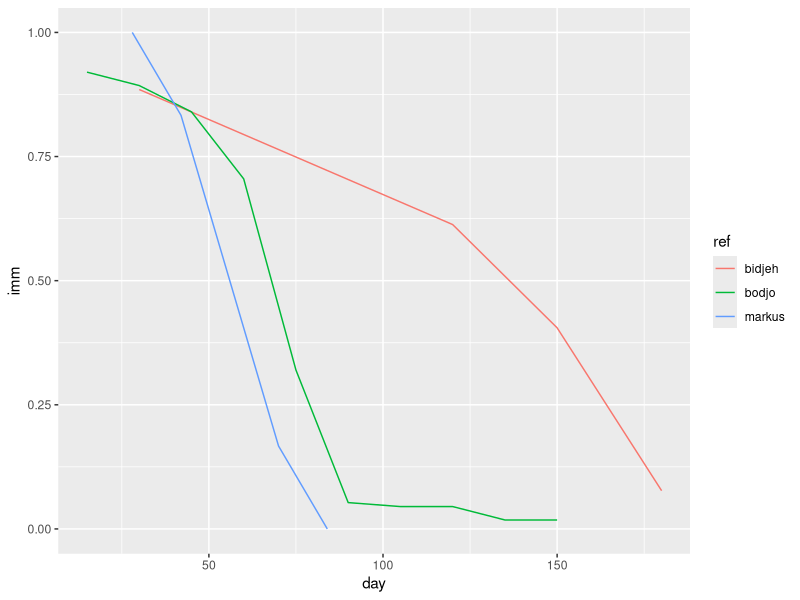
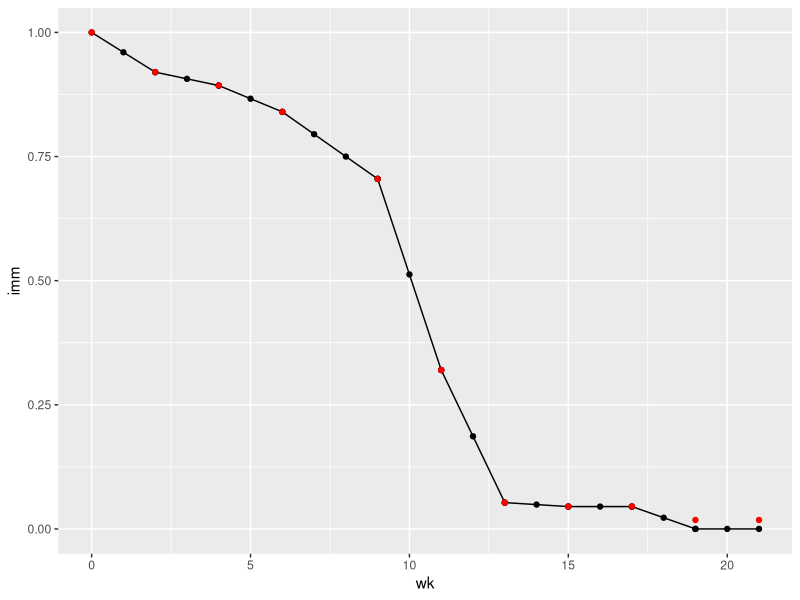

These figures' R source, in order:
## maternal immunity
# compute decay in maternal immunity based on empirical data

library(tidyverse)

# Bodjo: Tested duration of maternal immunity in 112 lambs up to 150 days after birth
bodjo <- data.frame(
  ref = "bodjo",
  day = seq(15,150,15),
  imm = c(0.92,0.893,0.84,0.705,0.32,0.053,0.045,0.045,0.018,0.018))

# 1,119 dams (17.5 % ewes and 82.5 % goats) were vaccinated with anti-PPR vaccine.
bidjeh <- data.frame(
  ref = "bidjeh",
  day = c(30,120,150,180),
  imm = c(0.885,0.613,0.405,0.077)
)

Markus <- data.frame(
  ref = "markus",
  day = c(28,42,56,70,84),
  imm = c(1,0.833,0.5,0.167,0)
)

mat_imm <- 
  as.data.frame(rbind(bodjo,
                      bidjeh,
                      Markus))
ggplot(mat_imm, aes(x=day, y = imm, col = ref))+geom_line()


# based on results calculate weekly decline in maternal immunity, following Bodjo data
bodjo_wk <- bodjo %>% 
  mutate(wk = round(day/7)) %>%
  rbind(c("bodjo", 0,1,0)) %>%
  mutate(day=as.numeric(day),
         imm = as.numeric(imm),
         wk = as.numeric(wk)) %>%
  # set imm for >4months to 0, following consensus of papers
  mutate(imm_data = imm,
         imm = ifelse(wk>17,0,imm_data),
         ) %>%
  arrange(day)

imm_decay <- data.frame(
  wk = numeric(),
  imm = numeric()
)

for(i in 2:nrow(bodjo_wk)){
  
  imm_dif <- bodjo_wk[i,"imm"] - bodjo_wk[i-1,"imm"]
  wk_dif <- bodjo_wk[i,"wk"] - bodjo_wk[i-1,"wk"] 
  decay = imm_dif / wk_dif

  imm_decay <- imm_decay %>%
    rbind(
      cbind(
        "wk" = c(bodjo_wk[i-1,"wk"]:bodjo_wk[i,"wk"]),
        "imm" = seq(bodjo_wk[i-1,"imm"],bodjo_wk[i,"imm"], by = decay)
      )
    )
}

# correct immune decay so that probability of remaining immune at week 2 = 0.92 etc
# i.e. Previously immunity from week 2-3 = 0.92 retain immunity... should be 92% immune AT week 2..
imm_decay_corrected <- imm_decay %>%
  distinct() %>%
  mutate(week_corrected = wk-1) %>%
  select(-c(wk))

imm_corrected <- c(1)
for(i in 2:nrow(imm_decay_corrected)){
  imm_prop <- imm_decay_corrected[i,"imm"]/imm_decay_corrected[i-1,"imm"]
  
  if(is.na(imm_prop)){
    imm_prop <- 0
  }
  imm_corrected <- c(imm_corrected, imm_prop)
}

imm_decay_corrected <- as.data.frame(cbind(imm_decay_corrected,imm_corrected)) %>%
  rename(imm_old = imm,
         imm = imm_corrected)


# plot of empirical data - red points - from Bodjo, against computed decay - black line + points - for model.
ggplot(imm_decay, aes(x=wk, y=imm))+
  geom_line()+
  geom_point()+
  geom_point(data = bodjo_wk, aes(x=wk, y = imm_data), col="red")

# write.csv(imm_decay_corrected, "data/imm_decay_bodjo.csv", row.names = F)
